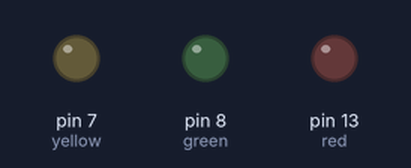
Recording of a sketch running on a simulated Arduino Uno, built with avr-gcc and run on an emulated ATmega328P. Shown: output pins drawn as LEDs (lit = HIGH).

Above: at 0.2 s.
At 0.7 s:
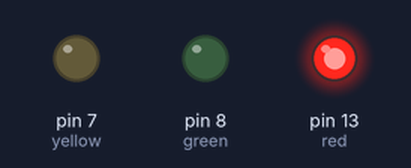
At 1.2 s:
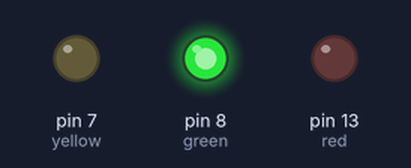
At 2.7 s:
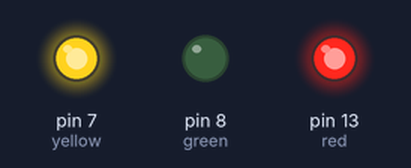
At 3.7 s:
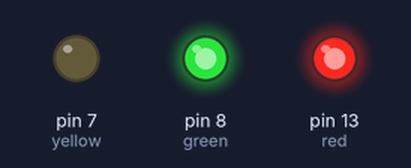
At 5.7 s:
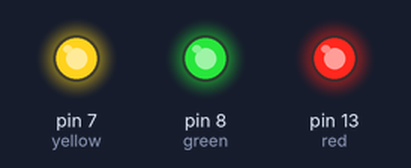
Timing chart, 0 to 6.9 s (numbered marks = the images above):
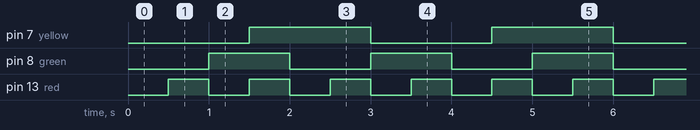

The sketch:

BLINKING_LED.ino
```cpp
// C++ code
//

const int red=13;
const int green=8;
const int yellow=7;

unsigned long prev1=0;
unsigned long prev2=0;
unsigned long prev3=0;

bool state1=LOW;
bool state2=LOW;
bool state3=LOW;

void setup(){
  pinMode(red, OUTPUT);
  pinMode(green, OUTPUT);
  pinMode(yellow, OUTPUT);
}

void loop(){
  unsigned long	current=millis();

  if(current-prev1 >= 500 && state1==LOW){
    prev1=current;
    state1=!state1;
    digitalWrite(red, state1);
  }

  else if(current-prev1 >= 500 && state1==HIGH){
    prev1=current;
    state1=!state1;
    digitalWrite(red,state1);
  }

  if(current-prev2 >=1000 && state2==LOW){
    prev2=current;
    state2=!state2;
    digitalWrite(green, state2);
  }

  else if(current-prev2 >=1000 && state2==HIGH){
    prev2=current;
    state2=!state2;
    digitalWrite(green, state2);
  }

   if(current-prev3 >=1500 && state3==LOW){
    prev3=current;
    state3=!state3;
    digitalWrite(yellow, state3);
  }

  if(current-prev3 >= 1500 && state3==HIGH){
    prev3=current;
    state3=!state3;
    digitalWrite(yellow, state3);
  }

}
```

Measured:
- by itself, pin 7 (yellow): alternates HIGH for 1.5 s and LOW for 1.5 s
- by itself, pin 8 (green): alternates HIGH for 1.0 s and LOW for 1.0 s
- by itself, pin 13 (red): alternates HIGH for 0.50 s and LOW for 0.50 s
